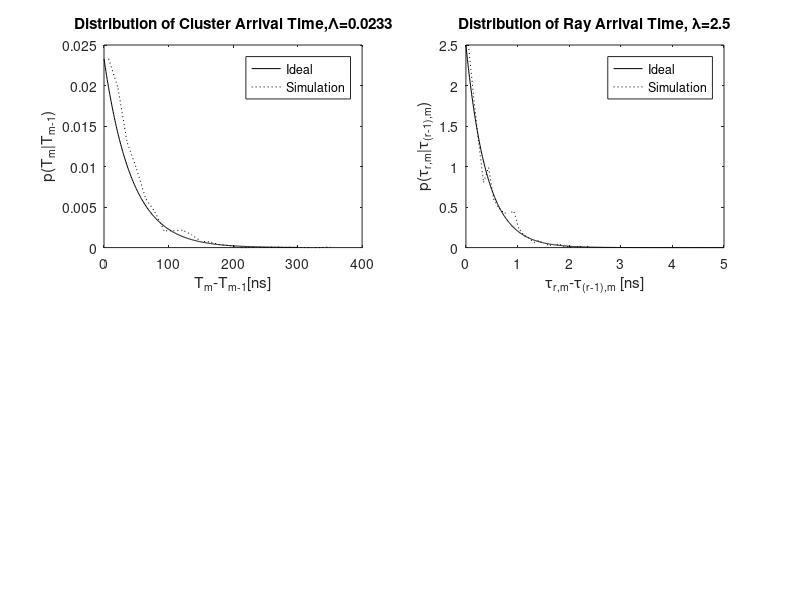

Write the MATLAB code that produced this figure. (Note: this script raises an error after producing the figure.)
% plot SVmodel_ct.m
clear, clf, close all
Lam = 0.0233;
lambda=2.5;
Gam=7.4;
gamma= 4.3;
N= 1000; %信道数
power_nom=1;%第一橙第一射线的功率
std_shdw = 3; %对数阴影衰落的标准差
t1=0:300;
t2=0:0.01:5;
p_cluster =Lam*exp(-Lam*t1);%理想的指数PDF
h_cluster = exprnd(1/Lam,1,N);%产生随机数
[n_cluster x_cluster] = hist(h_cluster,25);%得到分布
subplot(221)
plot(t1,p_cluster,'k'), hold on
plot(x_cluster,n_cluster*p_cluster(1)/n_cluster(1),'k:');%画图
legend('Ideal','Simulation')
title(['Distribution of Cluster Arrival Time,\Lambda=',num2str(Lam)])
xlabel('T_m-T_{m-1}[ns]'), ylabel('p(T_m|T_{m-1})')
p_ray = lambda*exp(-lambda*t2);
%理想的指数PDF
h_ray = exprnd(1/lambda,1,1000);
%生成随机数
[n_ray,x_ray] = hist(h_ray,25);
%得到分布
subplot(222)
plot(t2,p_ray,'k'), hold on
plot(x_ray,n_ray*p_ray(1)/n_ray(1),'k:') %画图
legend('Ideal','Simulation')
title(['Distribution of Ray Arrival Time, \lambda=', num2str(lambda)])
xlabel('\tau_{r,m}-\tau_{(r-1),m} [ns]')
ylabel('p(\tau_{r,m}|\tau_{(r-1),m})')
[h,t,t0,np]=SV_model_ct(Lam,lambda,Gam,gamma,N,power_nom,std_shdw);
subplot(223)
stem(t(1:np(1),1),abs(h(1:np(1),1)),'ko')
title('Generated Channel Impulse Response')
xlabel('delay[ns]'), ylabel('Magnitude')
X= 10.^(std_shdw*randn(1,N)./20);
[temp,x]= hist(20*log10(X),25);
subplot(224)
plot(x,temp,'k-')
axis([-10 10 0 120])
title(['Log-normal Distribution, \sigma_X=',num2str(std_shdw),'dB'])
xlabel('20*log10(X)[dB]'), ylabel('Occasion')
